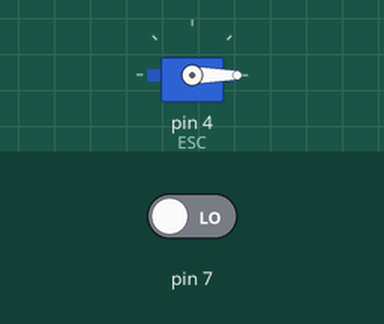
Bench run of a sketch on a simulated Arduino Uno, built with avr-gcc and run on an emulated ATmega328P. Shown: servo. Inputs (shaded band) come from the test bench; at power-on: pin 7 LOW. What the sketch prints to the serial monitor is not drawn.

Above: at 0.1 s.
Timing chart, 0 to 1.6 s (numbered marks = the images above):
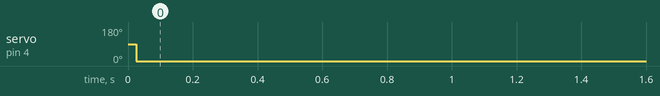

The sketch:

Motor_with_Remote.ino
```cpp
/*
 *  Motor control with RC receiver by Andres Escobedo
 */


#include <Servo.h>

  // ESC control is the same PWM input as with a servo
  Servo ESC;

  //Throttle on remote
  int ch3;

  int InputValue;

void setup() {

  // Set pin 7 as input mode (receiver)
  pinMode(7, INPUT);

  // Set the data rate in bits/sec
  Serial.begin(19200);

  // servo.attach(pin, min, max)
  ESC.attach(4,1000,2000);

}

void loop() {

  // Read the pulse value of each channel
  ch3 = pulseIn(7, HIGH, 25000);    // 993 to 1986

  // map the value of the input channel 3 to the speed of the motor
  //map(value, fromLow, fromHigh, toLow, toHigh)
  InputValue = map(ch3, 993, 1986, 0, 180);

  ESC.write(InputValue);

  // Print the value of each channel
  Serial.print("Channel 3:");
  Serial.println(ch3);

  //Delay printing
  delay(100);

}
```

Measured:
- by itself, servo on pin 4 (ESC): 90° → 0° at 0.03 s
